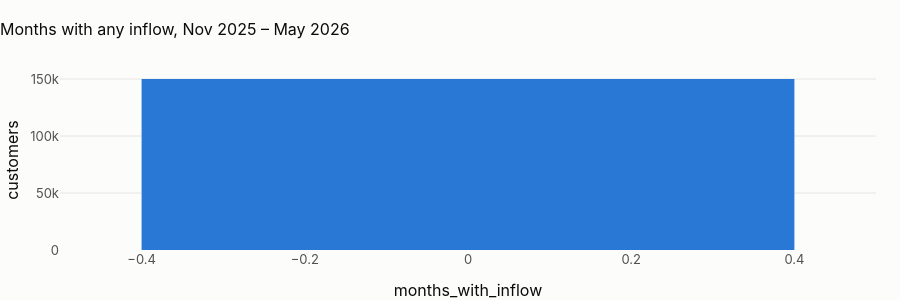

Notebook code cell kept with this figure:
### Markdown cell above
## 5 · Direction and the monthly grid

### Code cell
show(
    pl.q("""select direction, transaction_type, count(*) as transactions,
                    round(100 * count(*) / sum(count(*)) over (), 2) as share_pct
             from {int_transactions_enriched} group by all order by 1, 2"""),
    paging=False,
)
grid = pl.q("""select count(*) as customer_months, round(100 * avg((n_tx = 0)::int), 2) as zero_month_pct,
                      round(100 * avg((inflow_usd > 0)::int), 2) as months_with_inflow_pct, round(avg(n_tx), 3) as avg_tx
               from {int_customer_month_tx}""")
show(grid, paging=False)
last_month = pl.q("select max(month_start) as m from {int_customer_month_tx}").m.iloc[0]
first_month = (pd.Timestamp(last_month) - pd.DateOffset(months=6)).date()
recent = pl.q(f"""select months_with_inflow, count(*) as customers from (
                   select customer_id, count(*) filter (where inflow_usd > 0) as months_with_inflow
                   from {{int_customer_month_tx}} where month_start >= date '{first_month}' group by 1)
                 group by 1 order by 1""")
fig = px.bar(
    recent,
    x="months_with_inflow",
    y="customers",
    title=f"Months with any inflow, {first_month:%b %Y} – {pd.Timestamp(last_month):%b %Y}",
)
fig.update_layout(height=300)
fig.show()
reg = recent[recent.months_with_inflow >= 4].customers.sum() / recent.customers.sum()
tx_end = pd.Timestamp(
    pl.q("select max(transaction_ts_utc) as d from {int_transactions_enriched}").d.iloc[0]
).date()
display(
    Markdown(
        f"**{grid.zero_month_pct.iloc[0]:.1f} % of customer-months are empty and {100 * reg:.1f} % of customers had an "
        "inflow in four or more of the last seven months.** The zero-filled grid is the right imputation (no transaction "
        "is zero activity); "
        + (
            f"but here the grid runs to {pd.Timestamp(last_month):%B %Y} while the last transaction is dated {tx_end}: "
            "every recent month is empty because the **data stops**, not because customers did. The grid cannot tell "
            "the two apart, and every credit rule of notebook 08 will read an inactive bank."
            if pd.Timestamp(tx_end) < pd.Timestamp(first_month)
            else "the thinness is the data's, and it decides the credit outcomes of notebook 08."
        )
    )
)

### Figure 1 — Plotly figure (JSON) as saved in the notebook; plotly's stock layout.template omitted (floating-point values rounded to 4 significant figures)
{"data": [{"hovertemplate": "months_with_inflow=%{x}<br>customers=%{y}<extra></extra>", "legendgroup": "", "marker": {"color": "#2a78d6", "pattern": {"shape": ""}}, "name": "", "orientation": "v", "showlegend": false, "textposition": "auto", "type": "bar", "x": [0], "xaxis": "x", "y": [150000], "yaxis": "y"}], "layout": {"barmode": "relative", "height": 300, "legend": {"tracegroupgap": 0}, "title": {"text": "Months with any inflow, Nov 2025 – May 2026"}, "xaxis": {"anchor": "y", "domain": [0.0, 1.0], "title": {"text": "months_with_inflow"}}, "yaxis": {"anchor": "x", "domain": [0.0, 1.0], "title": {"text": "customers"}}}}
